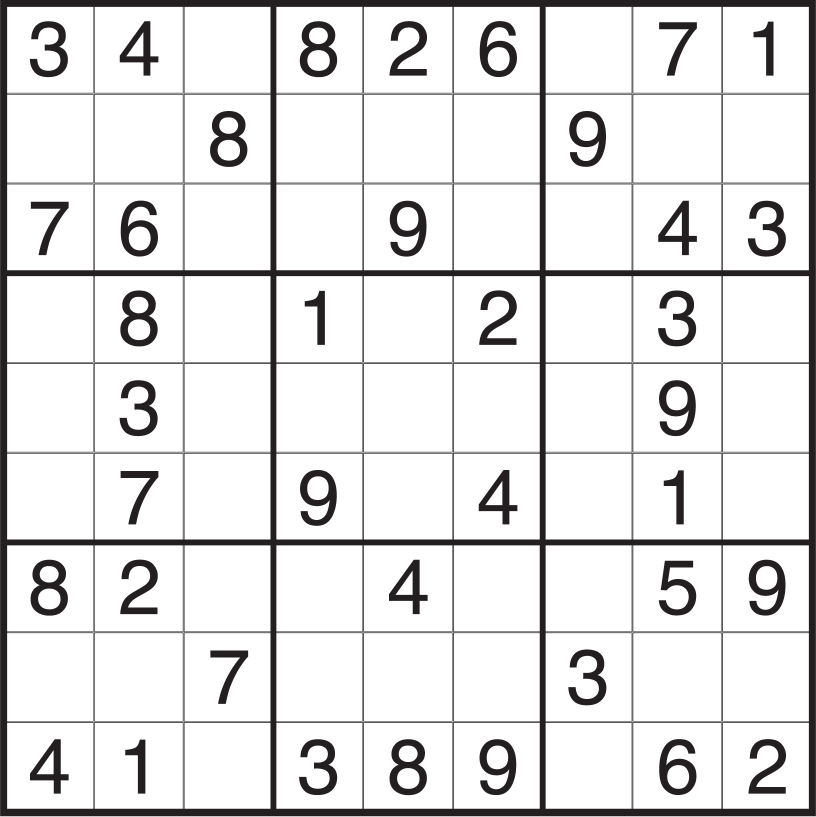
#> input picture resources/lines.jpg, 1632 x 1633 px (shown at 1/2 size)
$ python -i contours.py   (imports and definitions only)
#> lines starting #> are read from the running program, lines starting #| are printed output that depends on the picture; after the words box and inside, x2 and y2 are one past the last pixel; in counts of white or black regions, pixels touching at a corner belong together
### athentoimaging/img_utils.py
import cv2 as cv
import numpy as np
import os
import math

"""
This script contains auxilary functions.
"""


def check_color(color):

    if len(color) == 3:
        if (color[0] < 0 or color[0] > 255 or color[1] < 0 or color[1] > 255 or
                color[2] < 0 or color[2] > 255):
            raise ValueError("Color value must be: (0-255, 0-255, 0-255).")
    else:
        raise ValueError("Color value must be: (0-255, 0-255, 0-255).")
    return 0


def file_exists(input_file):

    if input_file == '':
        raise IOError("The input file can't be ''.")
    if input_file is None:
        raise IOError("The input file can't be a None object")

    return os.path.isfile(input_file)


def get_image(input_file, mode=1):

#> called with input_file = '../resources/lines.jpg', mode = 1
    image = input_file

    if isinstance(input_file, np.ndarray) is False:
        if file_exists(image) is False:
            raise IOError("Input file not found.")
        image = cv.imread(input_file, mode)
#> image is the input picture: shape (1633, 1632, 3); mean B, G, R 226.5, 226.3, 226.8

    if mode == 0 and len(image.shape) > 2:
        image = cv.cvtColor(image, cv.COLOR_BGR2GRAY)

    return image


def pyramid_clean(input_file):

    image = get_image(input_file)

    image = cv.pyrDown(image)
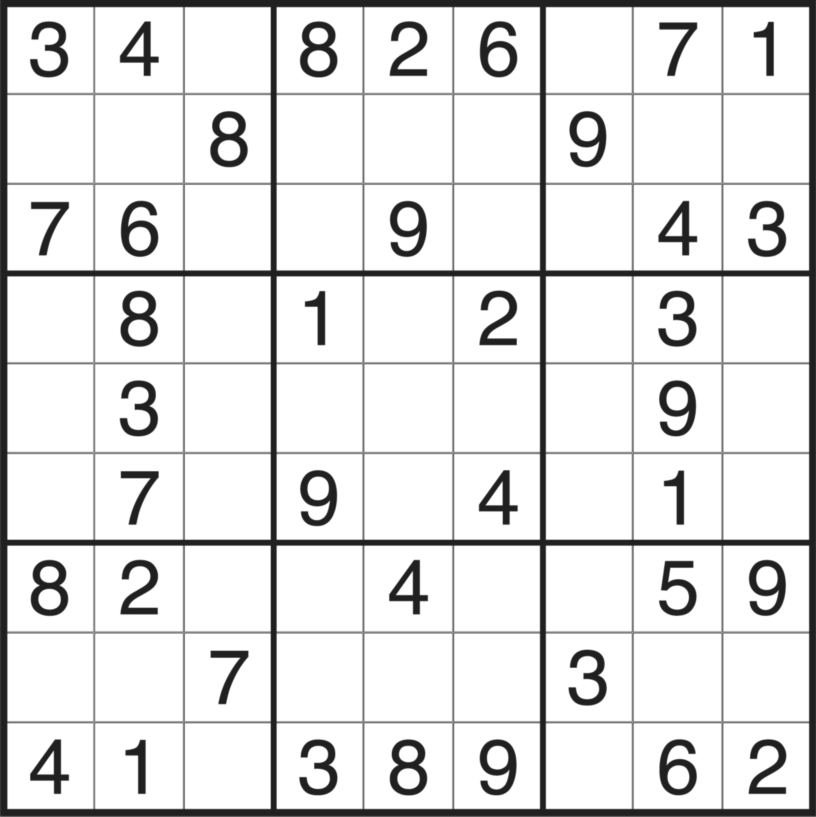
#> image: shape (817, 816); min 32, max 255, mean 226.3
    image = cv.pyrUp(image)
#> image: shape (1634, 1632)

    return image


# [65 lines left out: functions split_image, save_img, not called in this run]

### athentoimaging/threshold.py
import cv2 as cv
import img_utils as iu
import numpy as np
import argparse
import os

"""
This script implement a series of functions to implement the most commonly used
threshold functions in OpenCV.
"""


test_image = os.path.abspath(os.path.join(os.path.dirname("__file__"),
                                          "../resources/", "input_ftm.png"))


def adaptive_threshold(input_file, max_val=255, thresh_type=0, block_size=11,
                       c=5, mode=0):
    """
    >>> isinstance(adaptive_threshold(test_image), np.ndarray)
    True

    >>> isinstance(adaptive_threshold(test_image, mode=1), np.ndarray)
    True

    >>> adaptive_threshold(None)
    Traceback (most recent call last):
      File "<stdin>", line 1, in ?
    IOError: The input file can't be a None object

    >>> adaptive_threshold("")
    Traceback (most recent call last):
      File "<stdin>", line 1, in ?
    IOError: The input file can't be ''.

    >>> adaptive_threshold("fakeRoute")
    Traceback (most recent call last):
      File "<stdin>", line 1, in ?
    IOError: Input file not found.

    >>> adaptive_threshold(test_image, max_val=-3)
    Traceback (most recent call last):
      File "<stdin>", line 1, in ?
    ValueError: All threshold values must be between 0 and 255.

    >>> adaptive_threshold(test_image, max_val=260)
    Traceback (most recent call last):
      File "<stdin>", line 1, in ?
    ValueError: All threshold values must be between 0 and 255.

    >>> adaptive_threshold(test_image, thresh_type=-3)
    Traceback (most recent call last):
      File "<stdin>", line 1, in ?
    ValueError: Threshold_type value must be between 0 and 4.

    >>> adaptive_threshold(test_image, thresh_type=6)
    Traceback (most recent call last):
      File "<stdin>", line 1, in ?
    ValueError: Threshold_type value must be between 0 and 4.

    >>> adaptive_threshold(test_image, block_size=-3)
    Traceback (most recent call last):
      File "<stdin>", line 1, in ?
    ValueError: Block size value must be greater than 0.

    >>> adaptive_threshold(test_image, block_size=2)
    Traceback (most recent call last):
      File "<stdin>", line 1, in ?
    ValueError: Block size value must be odd.

    >>> adaptive_threshold(test_image, c='a')
    Traceback (most recent call last):
      File "<stdin>", line 1, in ?
    ValueError: Constraint must be integer.
    >>> adaptive_threshold(test_image, c='a')
    Traceback (most recent call last):
      File "<stdin>", line 1, in ?
    ValueError: Constraint must be integer.
    >>> adaptive_threshold(test_image, mode=-1)
    Traceback (most recent call last):
      File "<stdin>", line 1, in ?
    ValueError: Mode values are: 0 (Gaussian) and 1 (Mean).
    """

    # Checking arguments
    check_threshold(max_val)
    check_thresh_type(thresh_type)
    check_block_size(block_size)
    check_c(c)

    if mode == 0:
        mode = cv.ADAPTIVE_THRESH_GAUSSIAN_C
    elif mode == 1:
        mode = cv.ADAPTIVE_THRESH_MEAN_C
    else:
        raise ValueError("Mode values are: 0 (Gaussian) and 1 (Mean).")

    # Loading image
    image = iu.get_image(input_file, 0)

    return cv.adaptiveThreshold(image, maxValue=max_val, thresholdType=thresh_type,
                                 blockSize=block_size, C=c, adaptiveMethod=mode)
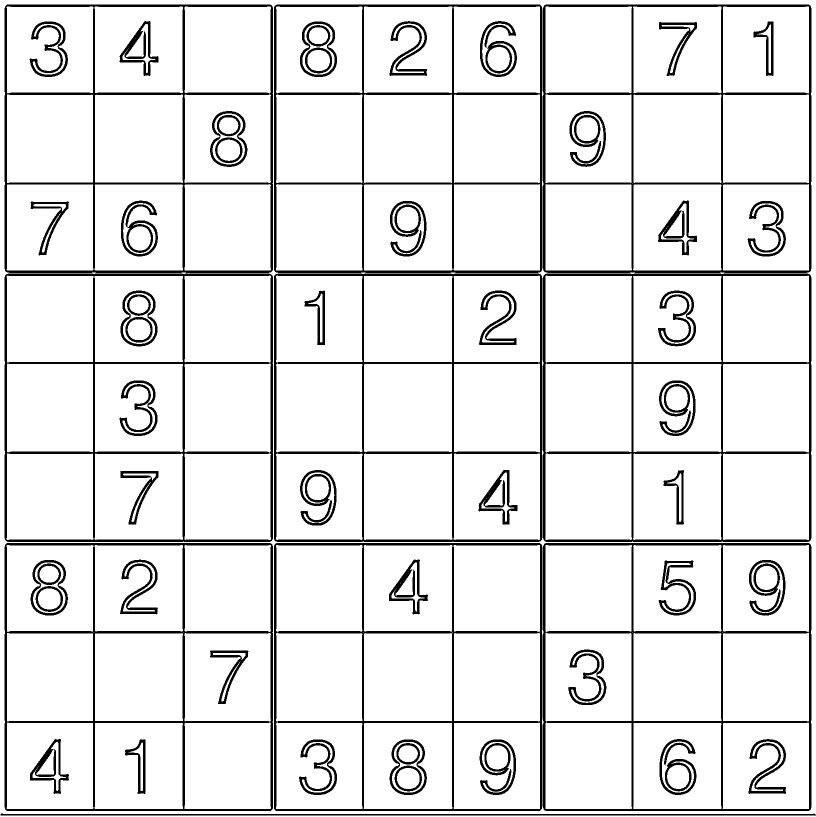
#> returned value: shape (1634, 1632) (shown at 1/2 size); 89.9% white; 58 black regions, largest, box (x1, y1, x2, y2) and area: (9, 547, 546, 1084) 19759, (9, 9, 546, 546) 19740, (1086, 547, 1623, 1084) 19285


# [63 lines left out: function threshold, not called in this run]


# CHECKING ARGUMENTS

def check_block_size(block_size):

    if block_size < 0:
        raise ValueError("Block size value must be greater than 0.")

    if block_size % 2 == 0:
        raise ValueError("Block size value must be odd.")
    return 0


def check_c(c):

    if not isinstance(c, int):
        raise ValueError("Constraint must be integer.")
    return 0


def check_threshold(value):

    if int(value) < 0 or int(value) > 255:
        raise ValueError("All threshold values must be between 0 and 255.")
    return 0


def check_thresh_type(value):

    if int(value) < 0 or int(value) > 4:
        raise ValueError("Threshold_type value must be between 0 and 4.")
    return 0


# CLI SETTINGS


# [19 lines that do not run on import are left out]

### athentoimaging/contours.py
import cv2 as cv
import numpy as np
import img_utils as iu
import threshold as th
import math
import os

"This module contains a set of functions to perform operations in an image " \
"using contours. It can be used to find out features of the document for it's " \
"posterior classification."


test_image = os.path.abspath(os.path.join(os.path.dirname("__file__"),
                                          "../resources/", "technical.png"))


# [120 lines left out: functions contours_close, delete_border_noise, delete_small_contours, not called in this run]


def detect_contours(input_file, thresh_val=255, k_size=5, iterations=30):
    """
    >>> contours = detect_contours(test_image)
    >>> isinstance(detect_contours(test_image), list)
    True

    >>> detect_contours(None)
    Traceback (most recent call last):
      File "<stdin>", line 1, in ?
    IOError: The input file can't be a None object

    >>> detect_contours("")
    Traceback (most recent call last):
      File "<stdin>", line 1, in ?
    IOError: The input file can't be ''.

    >>> detect_contours("fakeRoute")
    Traceback (most recent call last):
      File "<stdin>", line 1, in ?
    IOError: Input file not found.

    >>> detect_contours(test_image, thresh_val=270)
    Traceback (most recent call last):
      File "<stdin>", line 1, in ?
    ValueError: All threshold values must be between 0 and 255.

    >>> detect_contours(test_image, k_size=-10)
    Traceback (most recent call last):
      File "<stdin>", line 1, in ?
    ValueError: Kernel size value must be greater than 0.

    >>> detect_contours(test_image, iterations=-10)
    Traceback (most recent call last):
      File "<stdin>", line 1, in ?
    ValueError: Iterations value must be greater than 0.
    """

    gray = iu.get_image(input_file, 0)

    # Checking arguments
    check_threshold(thresh_val)
    check_kernel(k_size)
    check_iterations(iterations)


    gray = iu.pyramid_clean(gray)

    th2 = th.adaptive_threshold(gray, max_val=thresh_val,
                                mode=cv.ADAPTIVE_THRESH_MEAN_C)

    th2 = cv.erode(th2, kernel=(k_size, k_size), iterations=iterations)
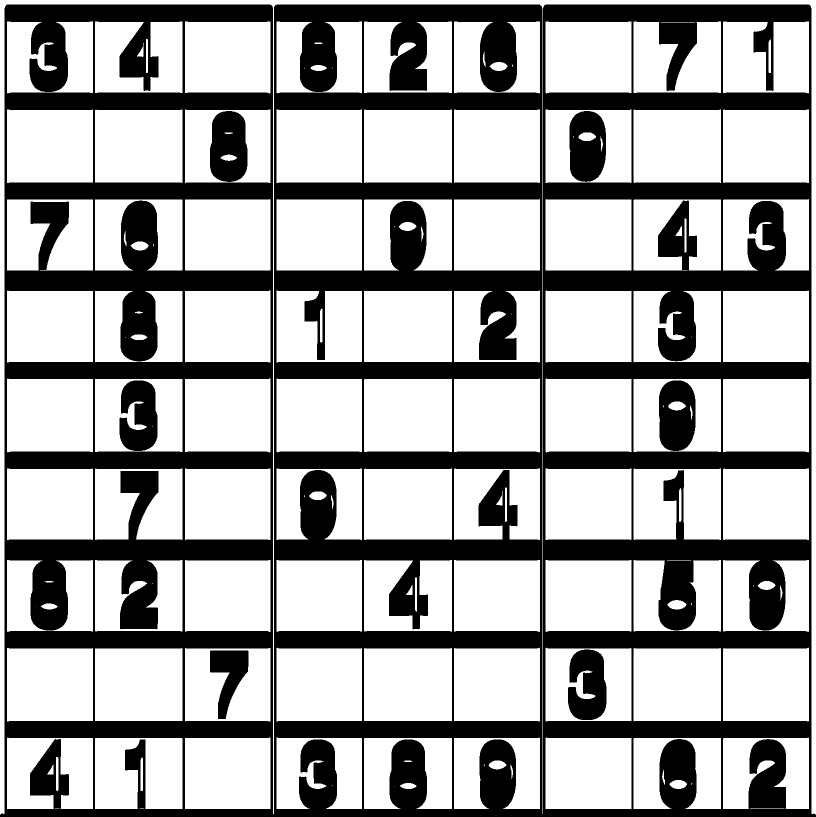
#> th2: shape (1634, 1632) (shown at 1/2 size); 66.4% white; 7 black regions, largest, box (x1, y1, x2, y2) and area: (0, 9, 1632, 1634) 848142, (420, 222, 495, 364) 8868, (1318, 761, 1391, 902) 8513

    th2 = cv.bitwise_not(th2)
#> th2: shape (1634, 1632); 33.6% white; 7 white regions

    contours, h = cv.findContours(th2, cv.RETR_EXTERNAL, cv.CHAIN_APPROX_SIMPLE)
#> contours = 1 contour; box (x1, y1, x2, y2) and area: (0, 9, 1632, 1634) 2611437; h = [[-1, -1, -1, -1]]

    return contours


def detect_corners(input_file, max_corners=10, min_dist=50, trust_val=0.5):
    """
    >>> isinstance(detect_corners(test_image), np.ndarray)
    True

    >>> detect_corners(None)
    Traceback (most recent call last):
      File "<stdin>", line 1, in ?
    IOError: The input file can't be a None object

    >>> detect_corners("")
    Traceback (most recent call last):
      File "<stdin>", line 1, in ?
    IOError: The input file can't be ''.

    >>> detect_corners("fakeRoute")
    Traceback (most recent call last):
      File "<stdin>", line 1, in ?
    IOError: Input file not found.

    >>> detect_corners(test_image, max_corners=-5)
    Traceback (most recent call last):
      File "<stdin>", line 1, in ?
    ValueError: Max_corners value must be greater than 0.

    >>> detect_corners(test_image, min_dist=-100)
    Traceback (most recent call last):
      File "<stdin>", line 1, in ?
    ValueError: Min_dist value must be greater than 0.

    >>> detect_corners(test_image, trust_val=5)
    Traceback (most recent call last):
      File "<stdin>", line 1, in ?
    ValueError: Trust_val value must be between 0 and 1.
    """

    # Checking arguments
    check_max_corners(max_corners)
    check_min_dist(min_dist)
    check_trust_val(trust_val)

    image = iu.get_image(input_file)

    contours = detect_contours(image)

    blank = image
    blank[:] = 255
#> blank: shape (1633, 1632, 3); 15.62% of pixels changed, all inside (x1, y1, x2, y2) = (0, 0, 1632, 1633)

    img = draw_contours(blank, contours, 10, color=(0, 0, 0))

    img = cv.cvtColor(img, cv.COLOR_BGR2GRAY)

    corners = cv.goodFeaturesToTrack(img, max_corners, trust_val, min_dist)

    return corners


def draw_contours(input_file, contours, thickness=0, color=(0, 0, 255)):
    """
    >>> contours = detect_contours(test_image)
    >>> isinstance(draw_contours(test_image, contours), np.ndarray)
    True

    >>> draw_contours(None, contours)
    Traceback (most recent call last):
      File "<stdin>", line 1, in ?
    IOError: The input file can't be a None object

    >>> draw_contours("", contours)
    Traceback (most recent call last):
      File "<stdin>", line 1, in ?
    IOError: The input file can't be ''.

    >>> draw_contours("fakeRoute", contours)
    Traceback (most recent call last):
      File "<stdin>", line 1, in ?
    IOError: Input file not found.

    >>> draw_contours(test_image, None)
    Traceback (most recent call last):
      File "<stdin>", line 1, in ?
    ValueError: Contours can't be None.

    >>> draw_contours(test_image, [])
    Traceback (most recent call last):
      File "<stdin>", line 1, in ?
    ValueError: Contours can't be void.

    >>> draw_contours(test_image, contours, color=(-10, 0, 0))
    Traceback (most recent call last):
      File "<stdin>", line 1, in ?
    ValueError: Color value must be: (0-255, 0-255, 0-255).
    """
#> called with thickness = 10, color = (0, 0, 0)

    # Checking arguments
    check_contours(contours)
    iu.check_color(color)

    image = iu.get_image(input_file)

    for cnt in contours:
        cv.drawContours(image, [cnt], 0, color, thickness)
#> this loop made 1 pass
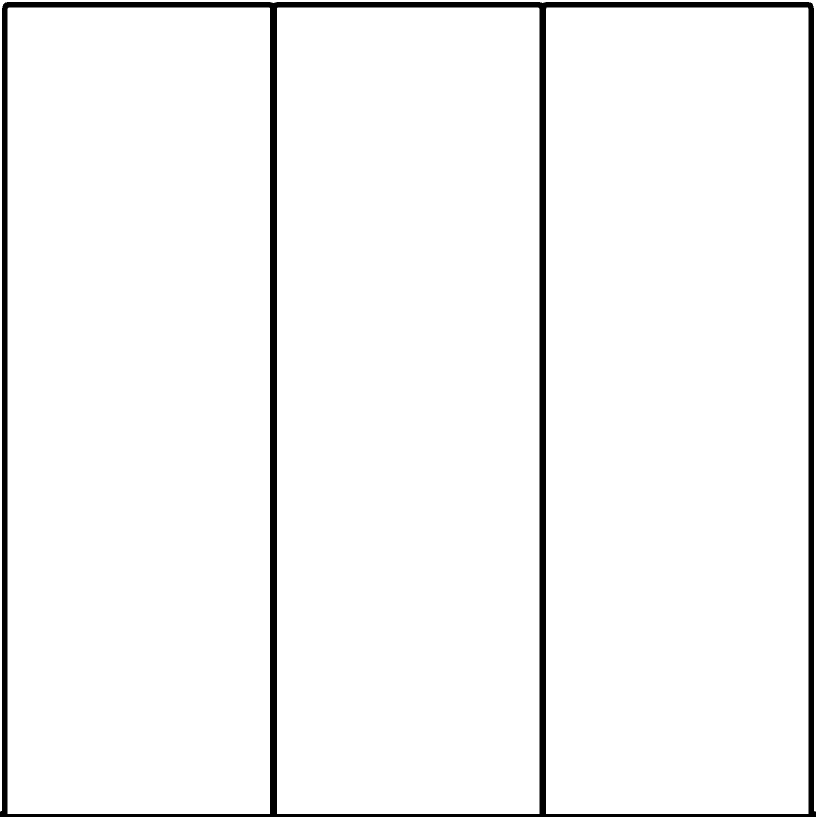
#> image: shape (1633, 1632, 3) (shown at 1/2 size); 96.1% white; 1 black region, box (x1, y1, x2, y2) and area: (0, 4, 1632, 1633) 105012

    return image


# [353 lines left out: functions draw_corners, get_contour_area, get_contour_coord, get_contour_dimension, get_corner_number, get_squares and 4 more, not called in this run]


def check_contours(contours):

    if contours is None:
        raise ValueError("Contours can't be None.")
    if contours == []:
        raise ValueError("Contours can't be void.")
    return 0


# [7 lines left out: function check_corners, not called in this run]

def check_iterations(iterations):

    if iterations < 0:
        raise ValueError("Iterations value must be greater than 0.")
    return 0


def check_kernel(kernel_size):
    if kernel_size < 0:
        raise ValueError("Kernel size value must be greater than 0.")

    if kernel_size % 2 == 0:
        raise ValueError("Kernel size value must be odd.")
    return 0


def check_max_corners(max_corners):

    if max_corners <= 0:
        raise ValueError("Max_corners value must be greater than 0.")
    return 0


# [5 lines left out: function check_min_dim, not called in this run]


def check_min_dist(min_dist):

    if min_dist <= 0:
        raise ValueError("Min_dist value must be greater than 0.")
    return 0


# [12 lines left out: functions check_min_length, check_radius, not called in this run]


def check_threshold(value):

    if value < 0 or value > 255:
        raise ValueError("All threshold values must be between 0 and 255.")

    return 0


def check_trust_val(trust_val):

    if trust_val < 0 or trust_val > 1:
        raise ValueError("Trust_val value must be between 0 and 1.")
    return 0


# [5 lines left out: function check_width, not called in this run]

>>> result = detect_corners('../resources/lines.jpg')
#> in detect_corners, `corners = cv.goodFeaturesToTrack(img, max_corners, trust_val, min_dist)`: corners = [[1616, 1627], [1092, 1627], [554, 1627], [15, 1627], [1615, 15], [1093, 15], [555, 16]]
#> result has the same summary as corners in detect_corners
